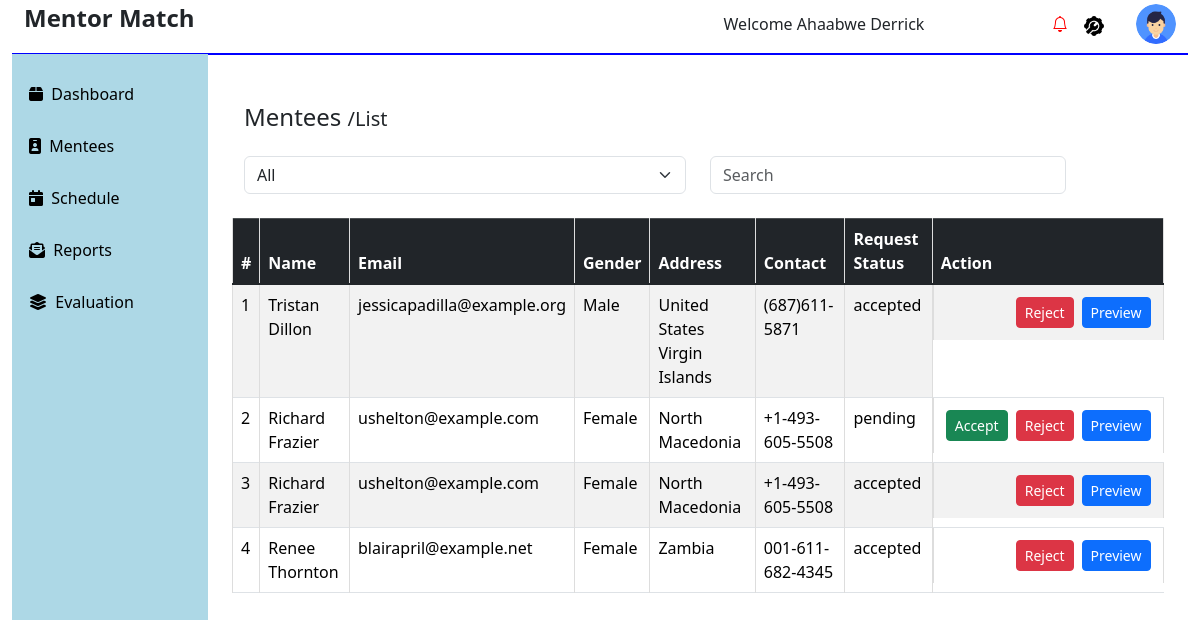
The page /my-mentees/ (signed in) on the database its author committed.
### admin_mentor_app/models.py (models this page shows, shortened)
class User(AbstractBaseUser, PermissionsMixin):
    first_name = models.CharField(max_length=100)
    last_name = models.CharField(max_length=100)
    email = models.EmailField(unique=True)
    gender = models.CharField(max_length=10)
    nationality = models.CharField(max_length=50)
    bio = models.CharField(max_length=250, null=True)
    dob = models.DateField()
    address = models.CharField(max_length=255)  # Added max_length
    telephone = models.CharField(max_length=15)
    role_choices = [
        ("1", "Admin"),
        ("2", "Mentor"),
        ("3", "Mentee"),
    ]
    role = models.CharField(max_length=1, choices=role_choices)
    profile_picture = models.ImageField(
        upload_to="profile_pictures/", blank=True, null=True
    )
    id = models.AutoField(primary_key=True)
    objects = CustomUserManager()
    USERNAME_FIELD = "email"
    REQUIRED_FIELDS = ["first_name", "last_name"]

class MentorshipMatch(models.Model):
    mentor = models.ForeignKey(
        User, related_name="mentor_matches", on_delete=models.CASCADE
    )
    mentee = models.ForeignKey(User, on_delete=models.CASCADE)
    match_date = models.DateTimeField(auto_now_add=True)
    status_choices = [
        ("pending", "Pending"),
        ("accepted", "Accepted"),
        ("rejected", "Rejected"),
    ]
    status = models.CharField(
        max_length=10, choices=status_choices, default="pending")

### admin_mentor_app/views.py (the view)
# urls.py: path("my-mentees/", views.get_mentees, name="mentees"),
@login_required
@transaction.atomic
def get_mentees(request):
    try:
        mentor_id = request.user.id
        mentorship_matches = MentorshipMatch.objects.filter(mentor_id=mentor_id).select_related('mentee')
        mentees_with_matches = []
        for match in mentorship_matches:
            mentees_with_matches.append({
                'mentee': match.mentee,
                'match': match
            })
        return render(request, "admin_mentor_app/mentee/get_mentees.html", {'mentees_with_matches': mentees_with_matches})
    finally:
        connection.close()

### admin_mentor_app/context_processors.py (called while the page is built)
def global_data(request):
    users = User.objects.all()
    mentorship_matches = MentorshipMatch.objects.all()
    messages = Message.objects.all()
    notifications = Notification.objects.all()
    schedules = Schedule.objects.all()
    progress = Progress.objects.all()
    goals = Goals.objects.all()
    evaluations = Evaluation.objects.all()
    unread_notifications = Notification.objects.count()
    notifications = Notification.objects.all()
    return {
        'global_users': users,
        'global_mentorship_matches': mentorship_matches,
        'global_messages': messages,
        'global_notifications': notifications,
        'global_schedules': schedules,
        'global_progress': progress,
        'global_goals': goals,
        'global_evaluations': evaluations,
        'unread_notifications' : unread_notifications,
        'notifications':notifications
    }

### admin_mentor_app/templates/admin_mentor_app/mentee/get_mentees.html (shortened to what this page needs)
{% extends 'admin_mentor_app/fixed/base.html' %}
{% block content %}
<div class="container mt-5">
    <h2 class="mb-4">Mentees  <span style="font-size: 20px;">/List</span></h2>
    <div class="row mb-4">
        <div class="col-md-6 d-flex align-items-start">
            <select name="mentee_category" id="mentee_category" class="form-select" data-live-search="true">
                <option value="all">All</option>
            </select>
        </div>
        <div class="col-md-5 d-flex justify-content-end align-items-end">
            <input type="text" class="form-control me-2" name="search_mentees" id="search_mentees" placeholder="Search">
        </div>
    </div>
    <div class="row">
        <table class="table table-hover table-bordered">
            <thead class="table-dark">
                <tr>
                    <th>#</th>
                    <th>Name</th>
                    <th>Email</th>
                    <th>Gender</th>
                    <th>Address</th>
                    <th>Contact</th>
                    <th>Request Status</th>
                    <th>Action</th>
                </tr>
            </thead>
            <tbody id="mentees_table_body">
                {% for match in mentees_with_matches %}
                    <tr data-status="{{ match.match.status }}">
                        <td>{{ forloop.counter }}</td>
                        <td>{{ match.mentee.first_name }} {{ match.mentee.last_name }}</td>
                        <td>{{ match.mentee.email }}</td>
                        <td>{{ match.mentee.gender }}</td>
                        <td>{{ match.mentee.nationality }}</td>
                        <td>{{ match.mentee.telephone }}</td>
                        <td>{{ match.match.status }}</td>
                        <td class="d-flex justify-content-end align-items-end">
                            {% if match.match.status == 'pending' or match.match.status == 'rejected' %}
                            <a href="{% url 'accept_mentee' match.match.id %}" class="btn btn-sm btn-success align-items-centre  m-1">Accept</a>
                            {% endif %}
                            {% if match.match.status != 'rejected' %}
                            <a href="{% url 'reject_mentee' match.match.id %}" class="btn btn-sm btn-danger align-items-centre m-1">Reject</a>
                            {% endif %}
                            <a href="{% url 'preview_mentee' match.mentee.id %}" class="btn btn-sm btn-primary align-items-centre m-1">Preview</a>
                        </td>
                    </tr>
                {% endfor %}
            </tbody>
        </table>
    </div>
</div>
{% endblock content %}

### admin_mentor_app/templates/admin_mentor_app/fixed/base.html (shortened to what this page needs)
{% load static %}
<!DOCTYPE html>
<html lang="en">
  <head>
    <link href="https://stackpath.bootstrapcdn.com/bootstrap/5.1.3/css/bootstrap.min.css" rel="stylesheet">
    <link
      rel="stylesheet"
      href="https://cdnjs.cloudflare.com/ajax/libs/font-awesome/6.1.2/css/all.min.css"
    />
    <link
      href="https://cdn.jsdelivr.net/npm/bootstrap@5.3.3/dist/css/bootstrap.min.css"
      rel="stylesheet"
    />
    <link
      href="https://cdnjs.cloudflare.com/ajax/libs/bootstrap-select/1.13.1/css/bootstrap-select.min.css"
      rel="stylesheet"
    />
    <link
      href="https://cdnjs.cloudflare.com/ajax/libs/bootstrap-icons/1.10.0/font/bootstrap-icons.min.css"
      rel="stylesheet"
    />
    <link
      rel="stylesheet"
      href="{% static 'admin_mentor_app/css/evaluation.css' %}"
    />
  </head>
  <body>
    <div class="container-fluid">
      <div class="container-fluid">
        <div class="row mt-1">
          <div class="col-md-6">
            <h2><strong>Mentor Match</strong></h2>
          </div>
          <div class="col-md-6">
            <div class="row g-3 justify-content-end align-items-center">
              <div class="col-auto ms-auto">
                <div class="text-end">
                  <div class="img-case dropdown">
                    <span class="m-2">Welcome {{ user.first_name }} {{ user.last_name }}</span>
                  </div>
                </div>
              </div>
              <div class="col-auto ms-auto">
                <div class="text-end">
                  <div class="img-case">
                    <i
                      class="bi bi-bell"
                      style="{% if unread_notifications > 0 %} color:red;{% endif %}"
                      id="dropdownMenuButton"
                      data-bs-toggle="dropdown"
                      aria-expanded="false"
                    ></i>
                  </div>
                </div>
              </div>
              <div class="col-auto">
                <div class="text-end">
                  <div class="img-case">
                    <img
                      src="{% static 'admin_mentor_app/images/status.png' %}"
                      alt=""
                      class="img-fluid rounded-circle"
                      style="max-width: 20px"
                    />
                  </div>
                </div>
              </div>
              <div class="col-auto">
                <div class="text-end">
                  <div class="img-case dropdown">
                    <img
                      src="{% static 'admin_mentor_app/images/user.png' %}"
                      alt=""
                      class="img-fluid rounded-circle"
                      style="max-width: 40px"
                      id="userDropdown"
                      data-bs-toggle="dropdown"
                      aria-expanded="false"
                    />
                  </div>
                </div>
              </div>
            </div>
          </div>
        </div>
        <div class="row">
          <div
            class="col-2"
            style="
              border-top: 1px solid blue;
              height: 90vh;
              background-color: #add8e6;
            "
          >
            <div class="">
              <div class="menu-list">
                <p class="menu-list-items">
                  <a class="listitem" href="{% url 'dashboard' %}"
                    ><i class="menu-list-items fas fa-box"></i>&nbsp;
                    <span>Dashboard</span></a
                  >
                </p>
                <p class="menu-list-items">
                  <a class="listitem" href="{% url 'mentees' %}"
                    ><i class="menu-list-items fas fa-id-badge"></i>&nbsp;
                    <span>Mentees</span></a
                  >
                </p>
                <p class="menu-list-items">
                  <a class="listitem" href="{% url 'schedule' %}"
                    ><i class="menu-list-items fas fa-calendar-day"></i>&nbsp;
                    <span>Schedule</span></a
                  >
                </p>
                <p class="menu-list-items">
                  <a class="listitem" href="{% url 'reports' %}"
                    ><i class="menu-list-items fas fa-envelope-open-text"></i
                    >&nbsp; <span>Reports</span></a
                  >
                </p>
                <p class="menu-list-items">
                  <a class="listitem" href=" Evaluation.html"
                    ><i class="menu-list-items fas fa-layer-group"></i>&nbsp;
                    <span>Evaluation</span></a
                  >
                </p>
              </div>
            </div>
          </div>
          <div class="col-10"  style="border-top: 2px solid blue;">
            <div class="container mt-2">
              {% block content %} {% endblock %}
            </div>
          </div>
        </div>
      </div>
    </div>
  </body>
</html>

### static/admin_mentor_app/css/evaluation.css (style rules this page uses)
h2 { font-size: 24px; margin-bottom: 20px; }
table { width: 100%; border-collapse: collapse; }
th, td { border: 1px solid #dddddd; text-align: left; padding: 8px; }
th { background-color: #343a40; color: white; }
td { background-color: #ffffff; }
tbody tr:nth-child(odd) td { background-color: #f2f2f2; }

### admin_mentor_app/templates/admin_mentor_app/fixed/base.html (style rules this page uses)
.menu-list { list-style: none; margin-left: 5px; }
a { text-decoration: none; }
.menu-list-items { margin-top: 1rem; text-decoration: none; }
.listitem { padding: 1rem 0; color: black; }

### rows shown on the page
User: first_name "Ahaabwe", last_name "Derrick"
User: mentee.first_name "Tristan", mentee.last_name "Dillon", mentee.email "jessicapadilla@example.org", mentee.gender "Male", mentee.nationality "United States Virgin Islands", mentee.telephone "(687)611-5871", match.status "accepted"
User: mentee.first_name "Richard", mentee.last_name "Frazier", mentee.email "ushelton@example.com", mentee.gender "Female", mentee.nationality "North Macedonia", mentee.telephone "+1-493-605-5508", match.status "pending", shows "Accept", match.status "accepted"
User: mentee.first_name "Renee", mentee.last_name "Thornton", mentee.email "blairapril@example.net", mentee.gender "Female", mentee.nationality "Zambia", mentee.telephone "001-611-682-4345", match.status "accepted"
